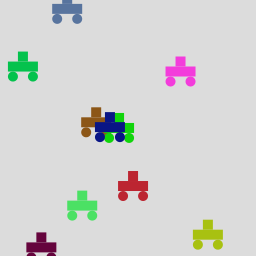
Frame 1 (no input)
Frame 60 (the mouse pressed at the canvas centre just before this capture): identical to frame 1, image omitted
Frame 120 (the mouse held since frame 60 and released just before this capture): identical to frame 1, image omitted

The Processing sketch that drew this single still picture (run headless with seeded random() and noise(); from frame 60 on, the mouse is pressed at the canvas centre):

// Processing sketch: processing_21697
// ── processing_21697.pde


 int voitures = 10;

 float[] x;
 float[] y;
 color[] c;
 
 
void setup() {
  size(256,256);
  smooth();
  
  x = new float[voitures];
  y = new float[voitures];
  c = new color[voitures];
  
  for ( int i =0; i < voitures; i++ ) {
    x[i] = random(width);
    y[i] = random(height);
    c[i] = color( random(256) , random(256) , random(256) );
  }
  
}
 
void draw() {
  background(220);
   
    for ( int i =0; i < voitures; i++ ) {
      voiture(x[i],y[i],c[i]);
    }
}

// Dessiner voiture
void voiture(float x, float y, color c) {
  
  float largeur = 30;
  float hauteur = 10;
  float rayon = 5;
  
  noStroke();
  fill(c);
  // Carosserie
  rect(x,y,largeur,hauteur);
  // Cabine
  rect( x+largeur/2-5 , y-10 , 10 , 10 );
  // Roues
  ellipse( x+rayon , y+hauteur+rayon , rayon*2 , rayon*2 );
  ellipse( x+largeur-rayon , y+hauteur+rayon , rayon*2 , rayon*2 );
  
}
